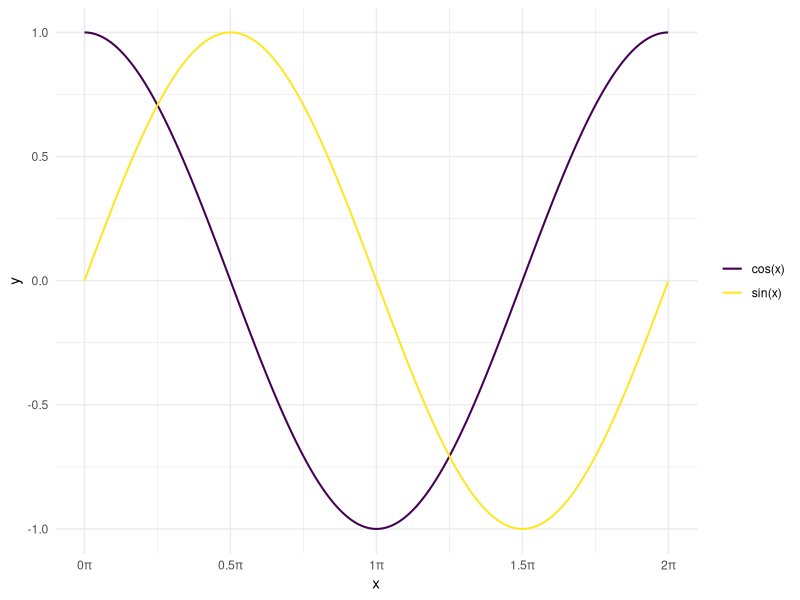

Recreate this plot in R.
## ---- chunk 1
knitr::opts_chunk$set(echo = TRUE)
## ---- chunk 2
## Clear workspace
rm( list = ls() )

## Req'd includes
library( ggplot2 )
library( scales  )
library( viridis )
## ---- chunk 3
## Create plotting
x  <- seq( from = 0, to = 2 * pi, by = 0.01 )
y  <- c( sin( x )                    , cos( x ) )
fn <- c( rep( 'sin(x)', length( x ) ), rep( 'cos(x)', length( x ) ) )
d  <- data.frame( x, y, fn )

## Create custom scale for pi
pi_scales <- math_format( .x * pi, format = function(x) x / pi )

## Create plot
h_ <- ggplot( data = d, aes( x = x, y = y, color = fn ) ) +
    geom_line( lwd = 0.7 ) + theme_minimal() +
    scale_x_continuous( labels = pi_scales, breaks = c(0, pi/2, pi, 3*pi/2, 2*pi ) ) +
    scale_color_viridis( discrete = TRUE ) +
    theme( legend.title = element_blank() )

## Print the plot
h_
